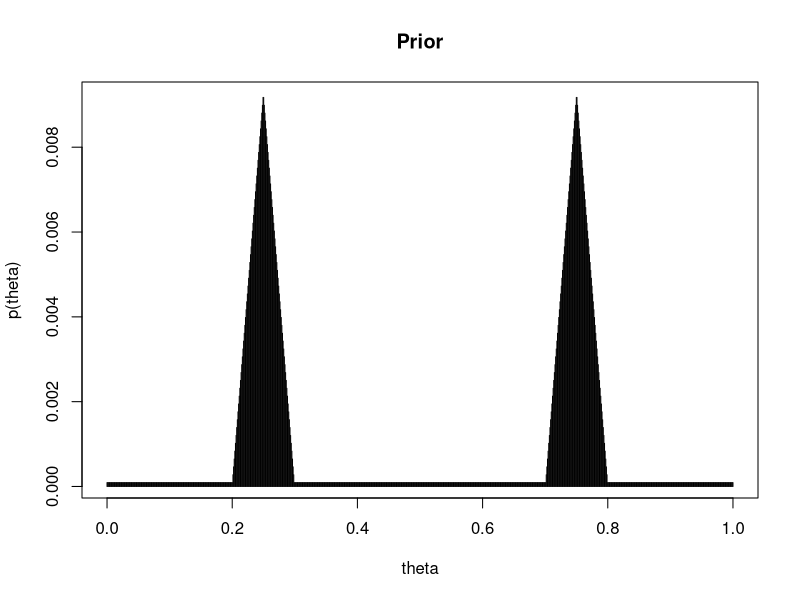
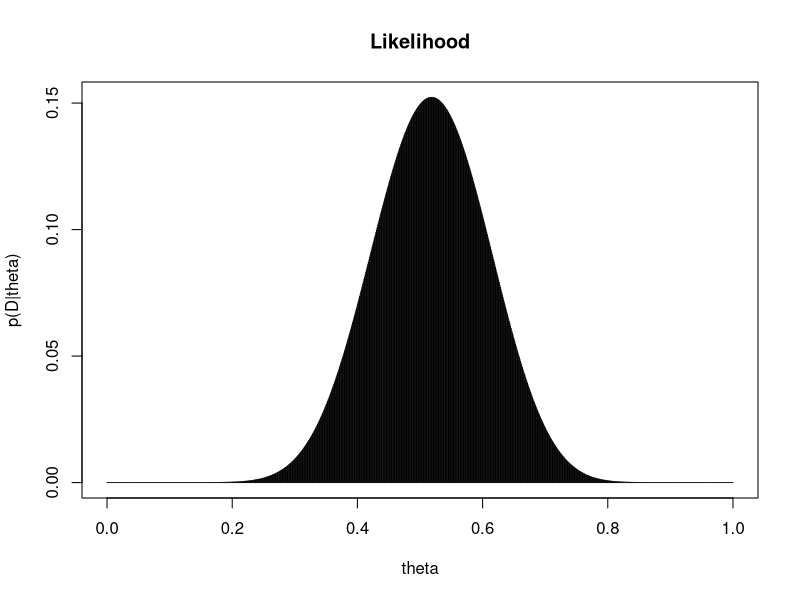
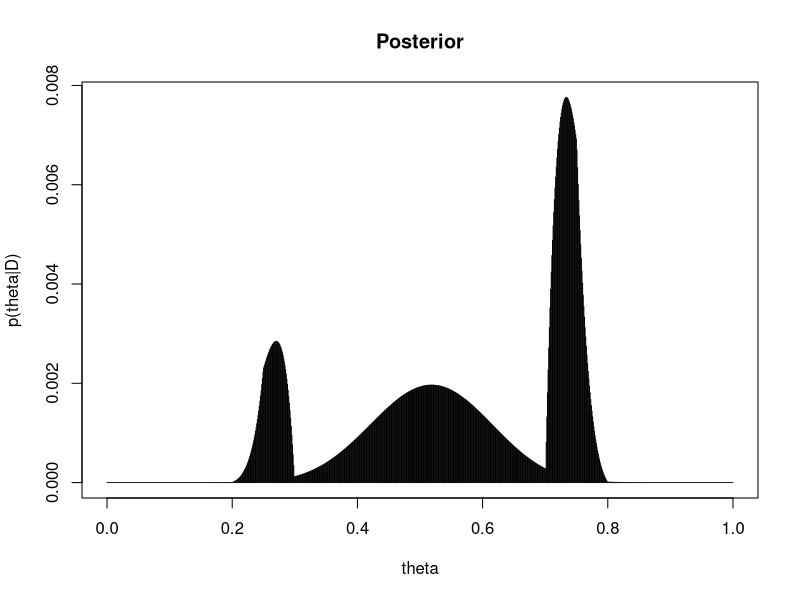
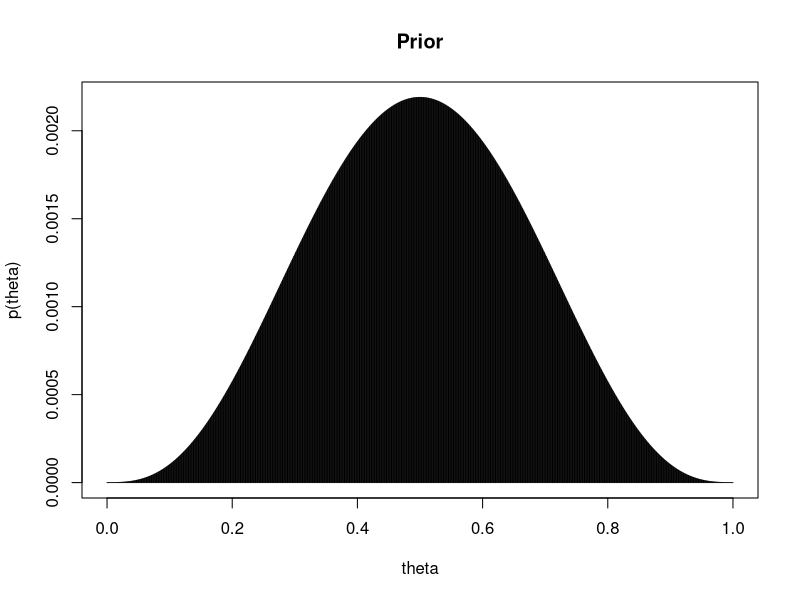
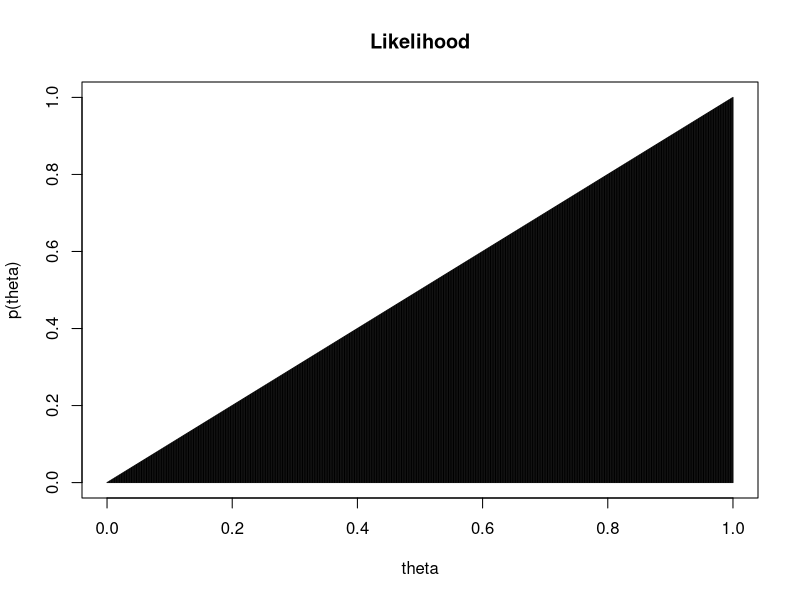
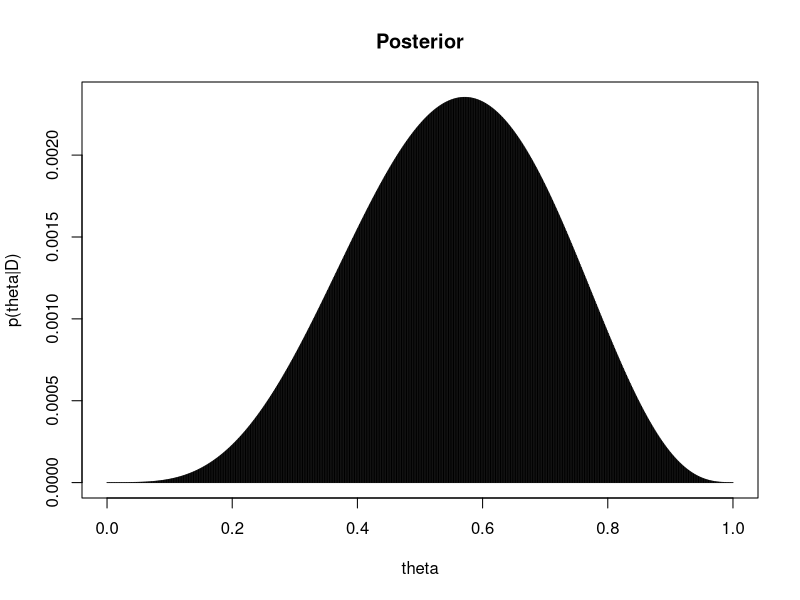
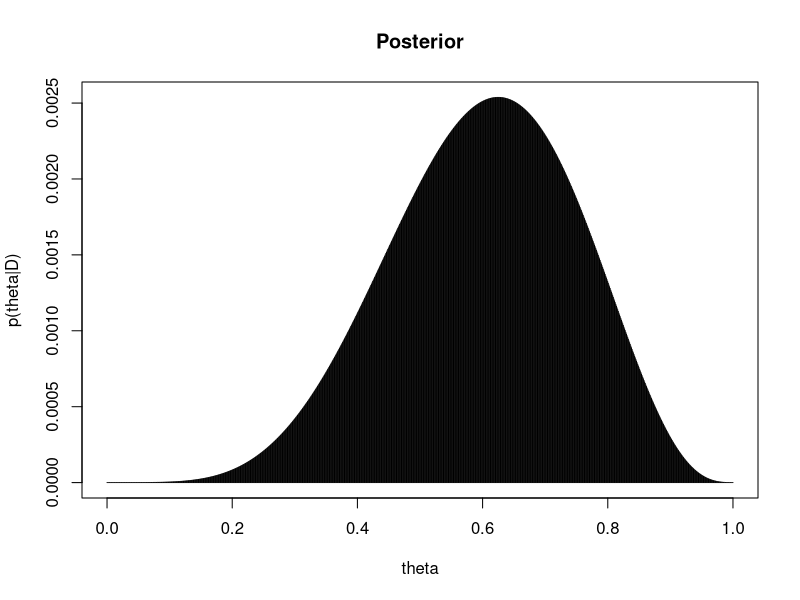
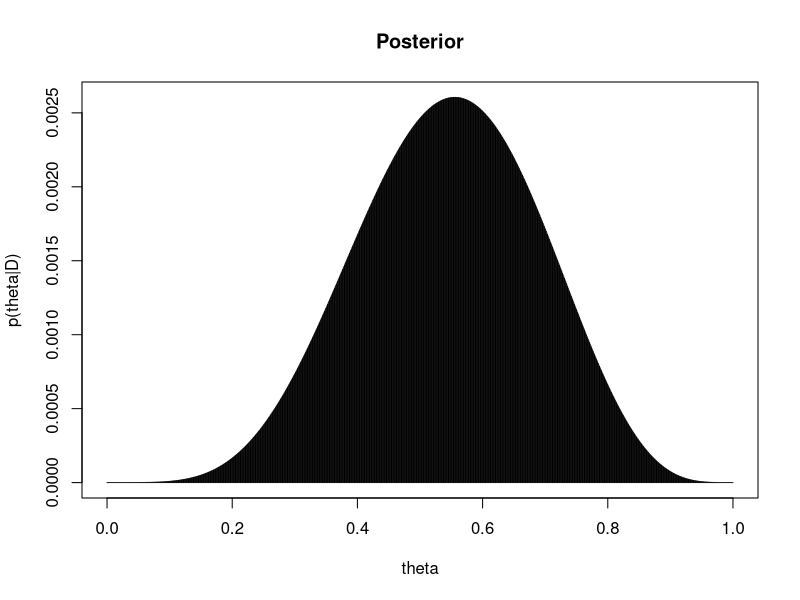

Write R code to recreate these figures, in order.
## ---- chunk 1
betafunction <- function(theta, a, b) {theta^(a-1)*(1-theta)^(b-1)}
b1 <- integrate(betafunction, lower = 0, upper = 1, a = 4, b = 4)
b2 <- beta(4,4)
## ---- chunk 2
theta   <- seq(0, 1, length=1000)
pTheta  <- c( rep(1,200), seq(1,100,length=50), seq(100,1,length=50), rep(1,200),
              rep(1,200), seq(1,100,length=50), seq(100,1,length=50), rep(1,200) ) 
# normalize
pTheta  <- pTheta/sum(pTheta) 
plot(theta, pTheta, type='h', main='Prior', xlab='theta', ylab = 'p(theta)')
## ---- chunk 3
z   <- 14
N   <- z + 13
lik <- dbinom(z, N, theta)
plot(theta, lik, type='h', main='Likelihood', xlab='theta', ylab = 'p(D|theta)')
## ---- chunk 4
pThetaData <- lik*pTheta
# normalize 
pThetaData <- pThetaData / sum(pThetaData)
plot(theta, pThetaData, type='h', main='Posterior', xlab='theta', ylab = 'p(theta|D)')

## ---- chunk 5
theta   <- seq(0, 1, length=1000)
pTheta  <- dbeta(theta, 4, 4)
pTheta  <- pTheta / sum(pTheta)
plot(theta, pTheta, type='h', main='Prior', xlab='theta', ylab = 'p(theta)')

lik        <- dbinom(1,1,theta)
plot(theta, lik, type='h', main='Likelihood', xlab='theta', ylab = 'p(theta)')

pThetaData <-  lik * pTheta
pThetaData <- pThetaData / sum(pThetaData)
plot(theta, pThetaData, type='h', main='Posterior', xlab='theta', ylab = 'p(theta|D)')

# Update 
pTheta     <- pThetaData
## ---- chunk 6
lik        <- dbinom(1,1,theta)
pThetaData <-  lik * pTheta
pThetaData <- pThetaData / sum(pThetaData)
plot(theta, pThetaData, type='h', main='Posterior', xlab='theta', ylab = 'p(theta|D)')

# Update 
pTheta     <- pThetaData
## ---- chunk 7
lik        <- dbinom(0,1,theta)
pThetaData <-  lik * pTheta
pThetaData <- pThetaData / sum(pThetaData)
plot(theta, pThetaData, type='h', main='Posterior', xlab='theta', ylab = 'p(theta|D)')

# Update 
pTheta     <- pThetaData
## ---- chunk 8
theta   <- seq(0, 1, length=1000)
pTheta  <- dbeta(theta, 4, 4)
pTheta  <- pTheta / sum(pTheta)

lik        <- dbinom(0,1,theta)
pThetaData <-  lik * pTheta
pThetaData <- pThetaData / sum(pThetaData)

# Update 
pTheta     <- pThetaData
lik        <- dbinom(1,1,theta)
pThetaData <-  lik * pTheta
pThetaData <- pThetaData / sum(pThetaData)
# Update 
pTheta     <- pThetaData
lik        <- dbinom(1,1,theta)
pThetaData <-  lik * pTheta
pThetaData <- pThetaData / sum(pThetaData)
plot(theta, pThetaData, type='h', main='Posterior', xlab='theta', ylab = 'p(theta|D)')

## ---- chunk 9
pThetaData <- dbeta(theta, 1+58, 100-58 + 1)
pThetaData <- pThetaData / sum(pThetaData)

sortedProbMass <- sort(pThetaData, decreasing=TRUE)
HDIheightIdx   <- min(which(cumsum(sortedProbMass) >= 0.95))
HDIheight      <- sortedProbMass[HDIheightIdx]
HDI            <- pThetaData[pThetaData >= HDIheight]
HDIindx        <- c(which(pThetaData==HDI[1]), 
                    which(pThetaData==tail(HDI, n=1)))
HDItheta       <- theta[HDIindx]


plot(theta, 
     pThetaData,
     type='l', main='Posterior', xlab='theta', ylab = 'p(theta|D)')
lines(theta[HDIindx[1]:HDIindx[2]], 
     pThetaData[HDIindx[1]:HDIindx[2]],
     type='h', col='skyblue')
text(theta[HDIindx[1]], 
     pThetaData[HDIindx[1]], 
     toString(round(theta[HDIindx[1]], digits=2)))
text(theta[HDIindx[2]], 
     pThetaData[HDIindx[2]], 
     toString(round(theta[HDIindx[2]], digits=2)))
## ---- chunk 10
pThetaData <- dbeta(theta, 59 + 57, 43 + 100 - 57)
pThetaData <- pThetaData / sum(pThetaData)

sortedProbMass <- sort(pThetaData, decreasing=TRUE)
HDIheightIdx   <- min(which(cumsum(sortedProbMass) >= 0.95))
HDIheight      <- sortedProbMass[HDIheightIdx]
HDI            <- pThetaData[pThetaData >= HDIheight]
HDIindx        <- c(which(pThetaData==HDI[1]), 
                    which(pThetaData==tail(HDI, n=1)))
HDItheta       <- theta[HDIindx]


plot(theta, 
     pThetaData,
     type='l', main='Posterior', xlab='theta', ylab = 'p(theta|D)')
lines(theta[HDIindx[1]:HDIindx[2]], 
     pThetaData[HDIindx[1]:HDIindx[2]],
     type='h', col='skyblue')
text(theta[HDIindx[1]], 
     pThetaData[HDIindx[1]], 
     toString(round(theta[HDIindx[1]], digits=2)))
text(theta[HDIindx[2]], 
     pThetaData[HDIindx[2]], 
     toString(round(theta[HDIindx[2]], digits=2)))
## ---- chunk 11
theta   <- seq(0, 1, length=1000)
pRadio  <- dbeta(theta, 1 + 40, 1 + 10)
pRadio  <- pRadio / sum(pRadio)

plot(theta, 
     pRadio,
     type='l', main='Radio', xlab='theta', ylab = 'p(theta|D)')

pOM  <- dbeta(theta, 1 + 15, 1 + 35)
pOM  <- pOM / sum(pOM)

plot(theta, 
     pOM,
     type='l', main='Ocean Mountain', xlab='theta', ylab = 'p(theta|D)')
## ---- chunk 12
theta   <- seq(0, 1, length=1000)
pTheta  <- dbeta(theta, 4+0.01, 1+0.01)
plot(theta, pTheta, type='h', main='Posterior', xlab='theta', ylab = 'p(theta|D)')
## ---- chunk 13
theta   <- seq(0, 1, length=1000)
pTheta  <- dbeta(theta, 100 + 9, 100 + 1)
plot(theta, pTheta, type='h', main='Posterior', xlab='theta', ylab = 'p(theta|D)')
# prediction for the next flip
show(109/(109 + 101))
## ---- chunk 14
theta   <- seq(0, 1, length=1000)
pTheta  <- dbeta(theta, 0.01 + 9, 0.01 + 1)
plot(theta, pTheta, type='h', main='Posterior', xlab='theta', ylab = 'p(theta|D)')
# prediction for the next flip
show(9.01/(9.01 + 1.01))
